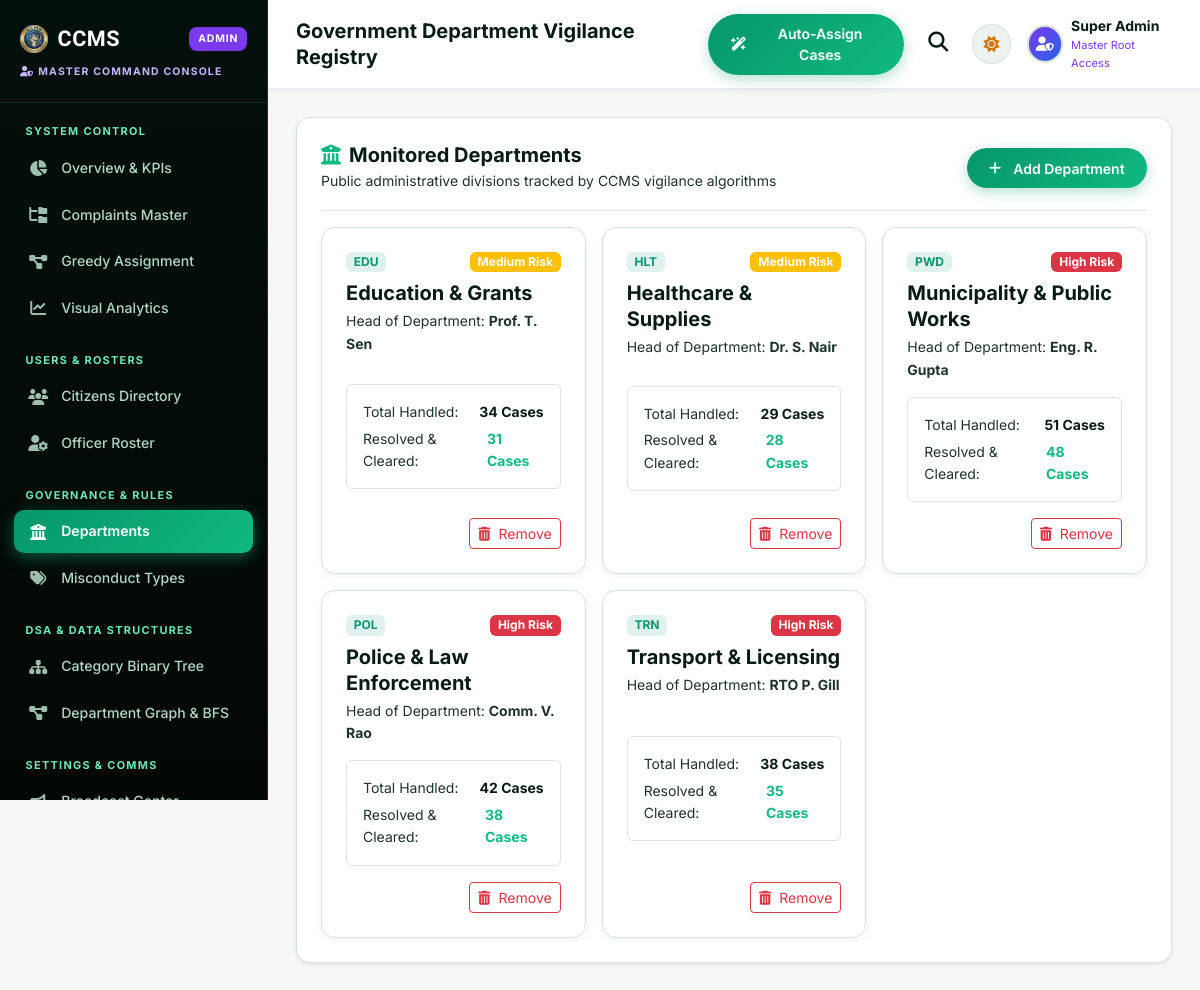
/admin/departments (signed in), run on an earlier commit of the app's database.
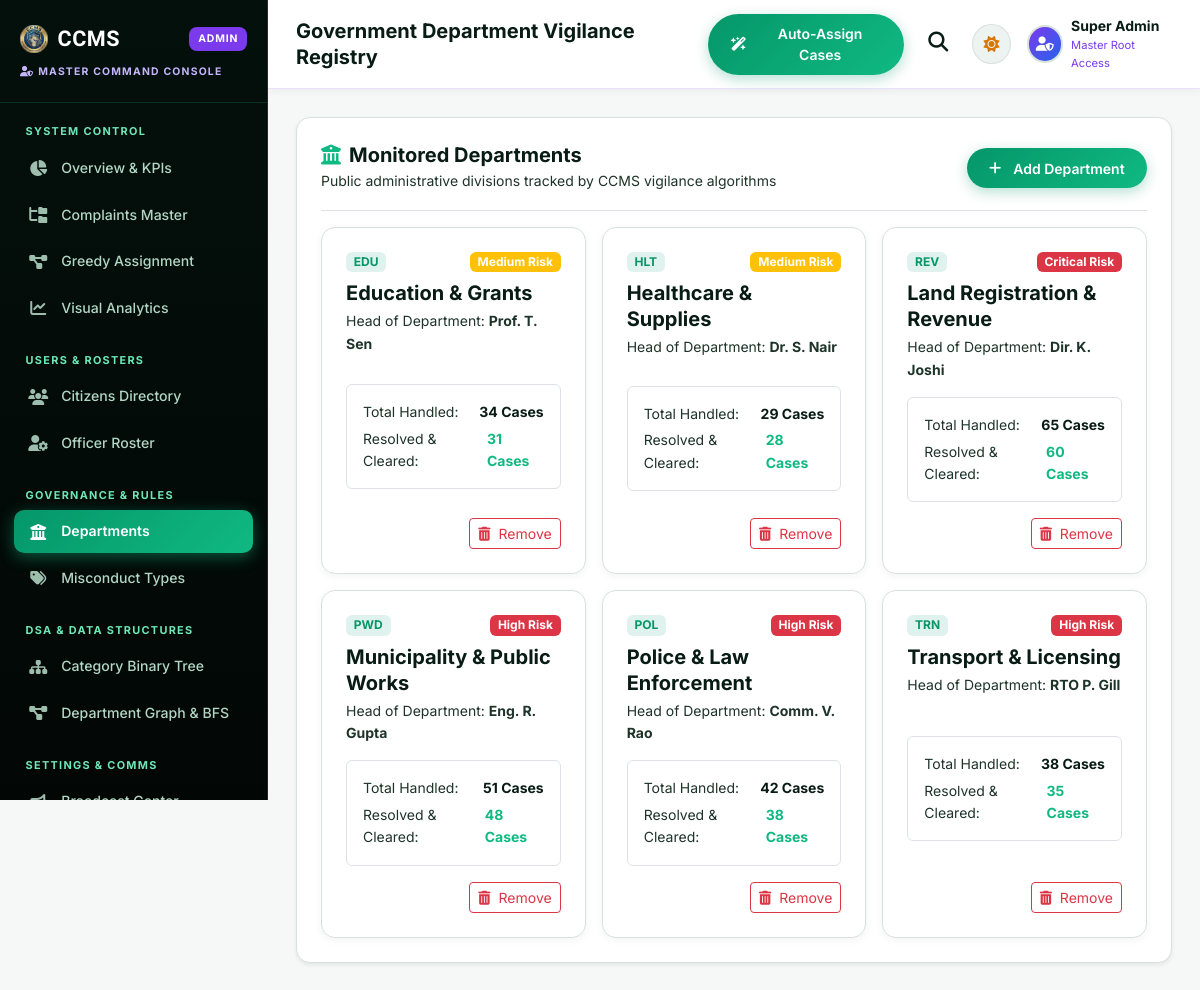
And on a later commit of the database.
### tables this page shows
CREATE TABLE departments (
            dept_id TEXT PRIMARY KEY,
            name TEXT NOT NULL,
            code TEXT NOT NULL,
            head TEXT NOT NULL,
            total_cases INTEGER DEFAULT 0,
            resolved_cases INTEGER DEFAULT 0,
            risk_level TEXT DEFAULT 'Medium',
            created_at DATETIME DEFAULT CURRENT_TIMESTAMP
        );

### app.py (the view)
@app.route("/admin/departments")
@role_required("admin")
def admin_departments():
    departments = db.query_db("SELECT * FROM departments ORDER BY name ASC")
    return render_template("admin/departments.html", departments=departments)

### app.py (called while the page is built, shortened)
def role_required(required_role):
    def decorator(f):
        @wraps(f)
        def decorated_function(*args, **kwargs):
            user_role = session.get("role", "citizen")
            if user_role != required_role and user_role != "admin":
                flash("You do not have authorization to view this command console.", "danger")
                return redirect(url_for("home"))
            return f(*args, **kwargs)
        return decorated_function
    return decorator

### db.py (called while the page is built)
def dict_factory(cursor, row):
    d = {}
    for idx, col in enumerate(cursor.description):
        d[col[0]] = row[idx]
    return d

def get_db_connection():
    conn = sqlite3.connect(DB_PATH, timeout=20.0, check_same_thread=False)
    conn.row_factory = dict_factory
    conn.execute("PRAGMA journal_mode=WAL;")
    return conn

def query_db(query, args=(), one=False):
    normalized_query, normalized_args = _normalize_query(query, args)
    conn = get_db_connection()
    try:
        cursor = conn.cursor()
        cursor.execute(normalized_query, normalized_args)
        result = cursor.fetchall()
        return (result[0] if result else None) if one else result
    finally:
        conn.close()

### templates/admin/departments.html (shortened to what this page needs)
{% extends 'admin/base.html' %}
{% set active_page = 'departments' %}
{% block page_heading %}Government Department Vigilance Registry{% endblock %}
{% block content %}
<div class="ccms-card p-4 shadow-sm mb-4">
  <div class="d-flex flex-wrap align-items-center justify-content-between pb-3 mb-3 border-bottom gap-3">
    <div>
      <h5 class="fw-bold text-heading mb-0"><i class="fas fa-building-columns text-emerald me-2"></i>Monitored
        Departments</h5>
      <span class=" small">Public administrative divisions tracked by CCMS vigilance algorithms</span>
    </div>
    <button type="button" class="btn btn-brand btn-sm" data-bs-toggle="modal" data-bs-target="#addDeptModal">
      <i class="fas fa-plus me-1"></i> Add Department
    </button>
  </div>
  <div class="row g-3">
    {% for dept in departments %}
    <div class="col-md-6 col-lg-4">
      <div class="ccms-card p-4 h-100 d-flex flex-column justify-content-between">
        <div>
          <div class="d-flex align-items-center justify-content-between mb-2">
            <span class="badge bg-primary-subtle text-primary fw-bold">{{ dept.code }}</span>
            <span
              class="badge {% if dept.risk_level == 'Critical' or dept.risk_level == 'High' %}bg-danger{% else %}bg-warning{% endif %} text-white">
              {{ dept.risk_level or 'Medium' }} Risk
            </span>
          </div>
          <h5 class="fw-bold text-heading mb-1">{{ dept.name }}</h5>
          <div class=" small mb-3">Head of Department: <strong>{{ dept.head }}</strong></div>
        </div>
        <div class="p-3 rounded bg-subtle border small mb-3">
          <div class="d-flex justify-content-between mb-1">
            <span class="">Total Handled:</span>
            <span class="fw-bold text-heading">{{ dept.total_cases }} Cases</span>
          </div>
          <div class="d-flex justify-content-between">
            <span class="">Resolved &amp; Cleared:</span>
            <span class="fw-bold text-emerald">{{ dept.resolved_cases }} Cases</span>
          </div>
        </div>
        <form action="{{ url_for('admin_delete_department', dept_id=dept.dept_id) }}" method="POST"
          onsubmit="return confirm('Remove this department?');" class="text-end">
          <button type="submit" class="btn btn-sm btn-outline-danger">
            <i class="fas fa-trash-can me-1"></i> Remove
          </button>
        </form>
      </div>
    </div>
    {% endfor %}
  </div>
</div>
{% endblock %}

What changed in the data, as far as the page shows it:
added departments: code "REV", risk_level "Critical", name "Land Registration & Revenue", head "Dir. K. Joshi", total_cases "65", resolved_cases "60"
